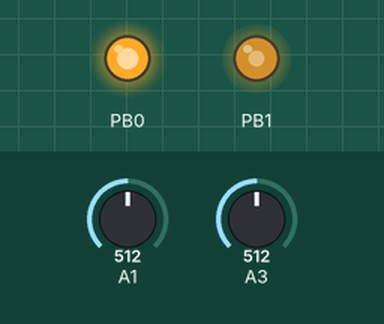
Simulated run of this sketch. Board: ATtiny85, built with avr-gcc and run on an emulated ATtiny85. On the bench: output pins drawn as LEDs (lit = HIGH). The test bench sets the inputs (shaded band); at power-on: A1 = 512, A3 = 512.

Above: at 1.2 s.
1.3 s: A1 set to 0
At 2.3 s:
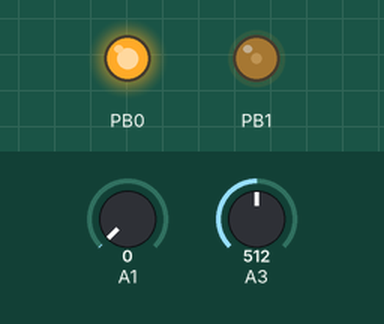
2.8 s: A3 set to 536
At 2.97 s:
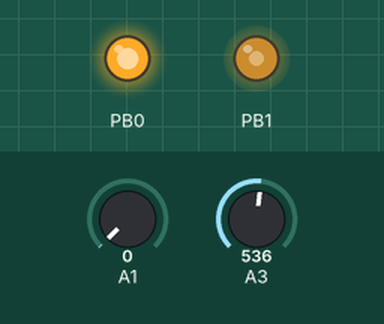
Timing chart, 0 to 3.6 s (numbered marks = the images above; inputs shaded):
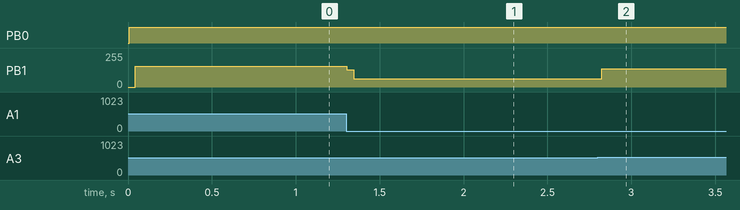

The sketch:

JARMAGGEDON-CODE.ino
```cpp
/*
         Jarmaggedøn
      Møffenzeef Mødular
        Røss Fish 2017
  http://moffenzeefmodular.com
         CC-BY-NC-SA

  Based on "Audio Sample Player"
      By: David Johnson-Davies
  http://www.technoblogy.com/show?QBB
          CC BY 4.0
*/

#include <avr/pgmspace.h>

unsigned int Acc[] {0, 0};
unsigned int Note = 0;
unsigned int Note1 = 0;

int potRaw = 0;
int CVraw = 0;
int pitch = 0;
int modulate = 0;
int math = 0;

void setup() {
  // Enable 64 MHz PLL and use as source for Timer1
  PLLCSR = 1 << PCKE | 1 << PLLE;

  // Set up Timer/Counter1 for PWM output
  TIMSK = 0;                              // Timer interrupts OFF
  TCCR1 = 1 << PWM1A | 2 << COM1A0 | 1 << CS10; // PWM A, clear on match, 1:1 prescale

  // Set up Timer/Counter0 for 8kHz interrupt to output samples.
  TCCR0A = 3 << WGM00;                    // Fast PWM
  TCCR0B = 1 << WGM02 | 2 << CS00;        // 1/8 prescale
  TIMSK = 1 << OCIE0A;                    // Enable compare match

  pinMode(1, OUTPUT);
  pinMode(0, OUTPUT);
}

void loop() {

  potRaw = analogRead(A1);
  CVraw = analogRead(A3);

  math = potRaw + CVraw;
  math = max(math, 0);
  math = min(math, 1023);

  Note = map(math, 0, 1023, 60000, 10);
  Note1 = map(math, 0, 1023, 100, -100);
  modulate = map(math, 0, 1023, 32, -32);

  OCR0A = map(math, 0, 1023, 255, 20);

  digitalWrite(0, HIGH);
}

// Sample interrupt
ISR(TIMER0_COMPA_vect) {
  Acc[0] = Acc[0] + Note;
  Acc[1] = Acc[1] + Note1;
  OCR1A = ((((char)Acc[0] ^ Acc[1]) >> 8 & 0x80) ^ modulate); //
}
```

Measured:
- the behaviour switches between 527 and 528 on A3 (found by bisection; images 1 and 2)
- after the input at 2.8 s, PB1: 63/255 → 138/255 at once
